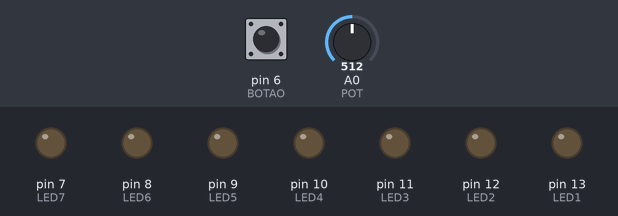
Simulated run of this sketch. Board: Arduino Uno, built with avr-gcc and run on an emulated ATmega328P. Parts: output pins drawn as LEDs (lit = HIGH). Dashed ring = blinking. The test bench sets the inputs (shaded band); at power-on: pin 6 (BOTAO) HIGH, A0 (POT) = 512. Random numbers use the default seed unless the sketch sets one.

Above: at 1.2 s.
1.3 s: pin 6 (BOTAO) pulled LOW for 0.15 s
At 2.7 s:
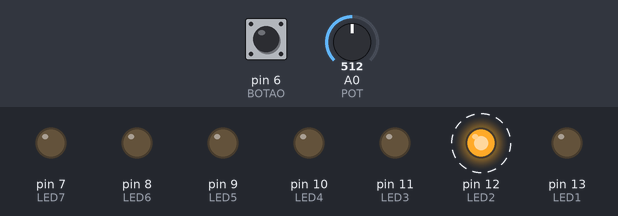
4.4 s: A0 (POT) set to 486
7.4 s: A0 (POT) set to 122
At 9.2 s:
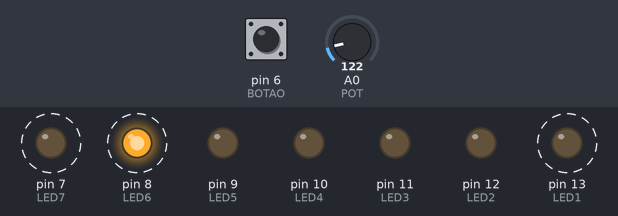
10.4 s: A0 (POT) set to 0
At 11.7 s:
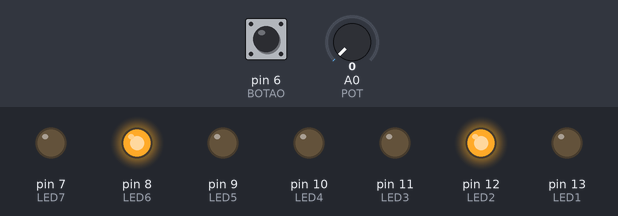
12.0 s: pin 6 (BOTAO) pulled LOW for 1 s
At 13.5 s:
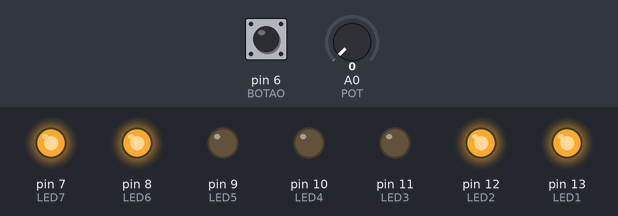
14.5 s: pin 6 (BOTAO) pulled LOW for 0.15 s
At 15.4 s:
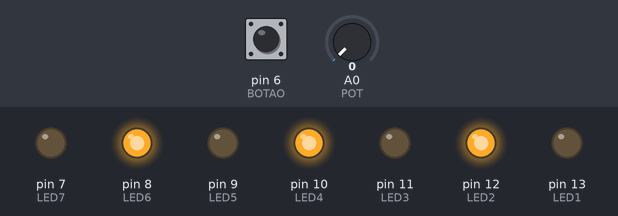
Timing chart, 0 to 17.1 s (numbered marks = the images above; inputs shaded):
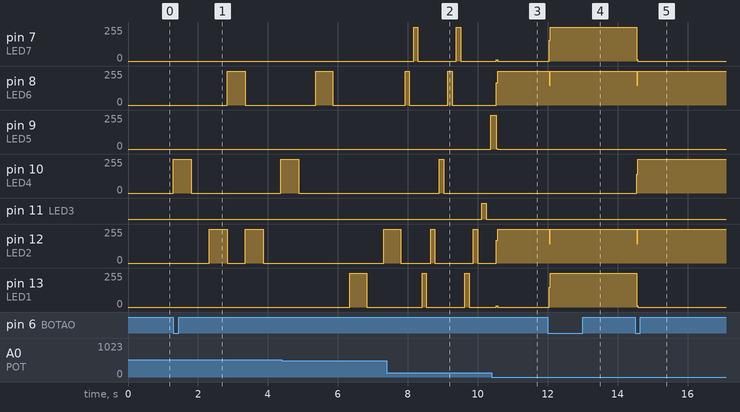

The sketch:

dice.ino
```cpp
const int LED1 = 13;
const int LED2 = 12;
const int LED3 = 11;
const int LED4 = 10;
const int LED5 = 9;
const int LED6 = 8;
const int LED7 = 7;
const int BOTAO = 6;
const int POT = A0;
int dado1[1]={LED4};
int dado2[2]={LED2, LED6};
int dado3[3]={LED2, LED4,LED6};
int dado4[4]={LED1,LED2,LED6, LED7};
int dado5[5]={LED1, LED2, LED4, LED6, LED7};
int dado6[6]={LED1,LED2,LED3,LED5,LED6,LED7};
int valor = LOW;
int valorAnterior = 0;
void setup()
{
  pinMode(LED1, OUTPUT);
  pinMode(LED2, OUTPUT);
  pinMode(LED3, OUTPUT);
  pinMode(LED4, OUTPUT);
  pinMode(LED5, OUTPUT);
  pinMode(LED6, OUTPUT);
  pinMode(LED7, OUTPUT);
  pinMode(BOTAO, INPUT_PULLUP);
  pinMode(POT, INPUT);
}

void loop()
{
  valor = digitalRead(BOTAO);
  if ((valor==LOW) && (valorAnterior==HIGH))
  {
  		for (int i = 0; i<1; i++)
    	{
    		piscarTudo();
  	 	 }
    digitalWrite(LED1, LOW);
    digitalWrite(LED2, LOW);
    digitalWrite(LED3, LOW);
    digitalWrite(LED4, LOW);
    digitalWrite(LED5, LOW);
    digitalWrite(LED6, LOW);
    digitalWrite(LED7, LOW);

    sortear();
  }
  valorAnterior = valor;
}

void piscarTudo()
{
	for (int i = 0; i<=6; i++)
    {
  		switch (i) {
  			case 1:
    			digitalWrite(LED4, HIGH);
                delay(analogRead(POT));
          		digitalWrite(LED4, LOW);
          		delay(analogRead(POT));
  			case 2:
    			for (int i=0; i<=1;i++)
    			{
    				digitalWrite(dado2[i], HIGH);
                    delay(analogRead(POT));
                    digitalWrite(dado2[i], LOW);
    			}
  			case 3:
    			for (int i=0; i<=2;i++)
    			{
    				digitalWrite(dado3[i], HIGH);
                    delay(analogRead(POT));
                    digitalWrite(dado3[i], LOW);
                    delay(analogRead(POT));
    			}
   			case 4:
    			for (int i=0; i<=3;i++)
    			{
    				digitalWrite(dado4[i], HIGH);
                    delay(analogRead(POT));
                    digitalWrite(dado4[i], LOW);
                    delay(analogRead(POT));
    			}
   			case 5:
    			for (int i=0; i<=4;i++)
    			{
    				digitalWrite(dado5[i], HIGH);
                    delay(analogRead(POT));
                    digitalWrite(dado5[i], LOW);
                    delay(analogRead(POT));
    			}
      		case 6:
    			for (int i=0; i<=5;i++)
    			{
    				digitalWrite(dado6[i], HIGH);
                    delay(analogRead(POT));
                    digitalWrite(dado6[i], LOW);
                    delay(analogRead(POT));
    			}
        }
}
}

void sortear()
{
  int dadosorteado= random(0,5);


	switch (dadosorteado) {
  			case 1:
    			digitalWrite(LED4, HIGH);
				break;
  			case 2:
    			for (int i=0; i<=1;i++)
    			{
    				digitalWrite(dado2[i], HIGH);

    			}
 			     break;
  			case 3:
    			for (int i=0; i<=2;i++)
    			{
    				digitalWrite(dado3[i], HIGH);

    			}
      			break;
   			case 4:
    			for (int i=0; i<=3;i++)
    			{
    				digitalWrite(dado4[i], HIGH);

    			}
      			break;
   			case 5:
    			for (int i=0; i<=4;i++)
    			{
    				digitalWrite(dado5[i], HIGH);

    			}
      			break;
      		case 6:
    			for (int i=0; i<=5;i++)
    			{
    				digitalWrite(dado6[i], HIGH);

    			}
      			break;

    }
}
```

Measured:
- after the input at 1.3 s, pin 8 (LED6): 0/255 → 255/255 after 1.5 s, → 0/255 0.51 s later; pin 10 (LED4): 0/255 → 255/255 at once, → 0/255 0.51 s later, → 255/255 2.6 s later; pin 12 (LED2): alternates 255/255 for 0.51 s and 0/255 for 0.51 s, starting after 1.0 s
- after the input at 4.4 s, pin 12 (LED2): 0/255 → 255/255 after 2.9 s
- after the input at 7.4 s, pin 9 (LED5): 0/255 → 255/255 after 3.0 s; pin 10 (LED4): 0/255 → 255/255 after 1.5 s, → 0/255 0.12 s later; pin 11 (LED3): LOW → HIGH after 2.7 s, → LOW 0.12 s later
- after the input at 10.4 s, pin 13 (LED1): 0/255 → 8/255 after 0.13 s, → 0/255 0.04 s later
- after the input at 12.0 s, pin 7 (LED7), pin 13 (LED1): 0/255 → 255/255 at once; pin 8 (LED6): 255/255 → 147/255 at once, → 255/255 0.04 s later; pin 12 (LED2): 255/255 → 146/255 at once, → 255/255 0.04 s later
- after the input at 14.5 s, pin 7 (LED7), pin 13 (LED1): 255/255 → 0/255 at once; pin 8 (LED6): 255/255 → 147/255 at once, → 255/255 0.04 s later; pin 10 (LED4): 0/255 → 255/255 at once; pin 12 (LED2): 255/255 → 146/255 at once, → 255/255 0.04 s later
- by itself, pin 7 (LED7), pin 13 (LED1): alternates 255/255 for 0.12 s and 0/255 for 1.1 s
